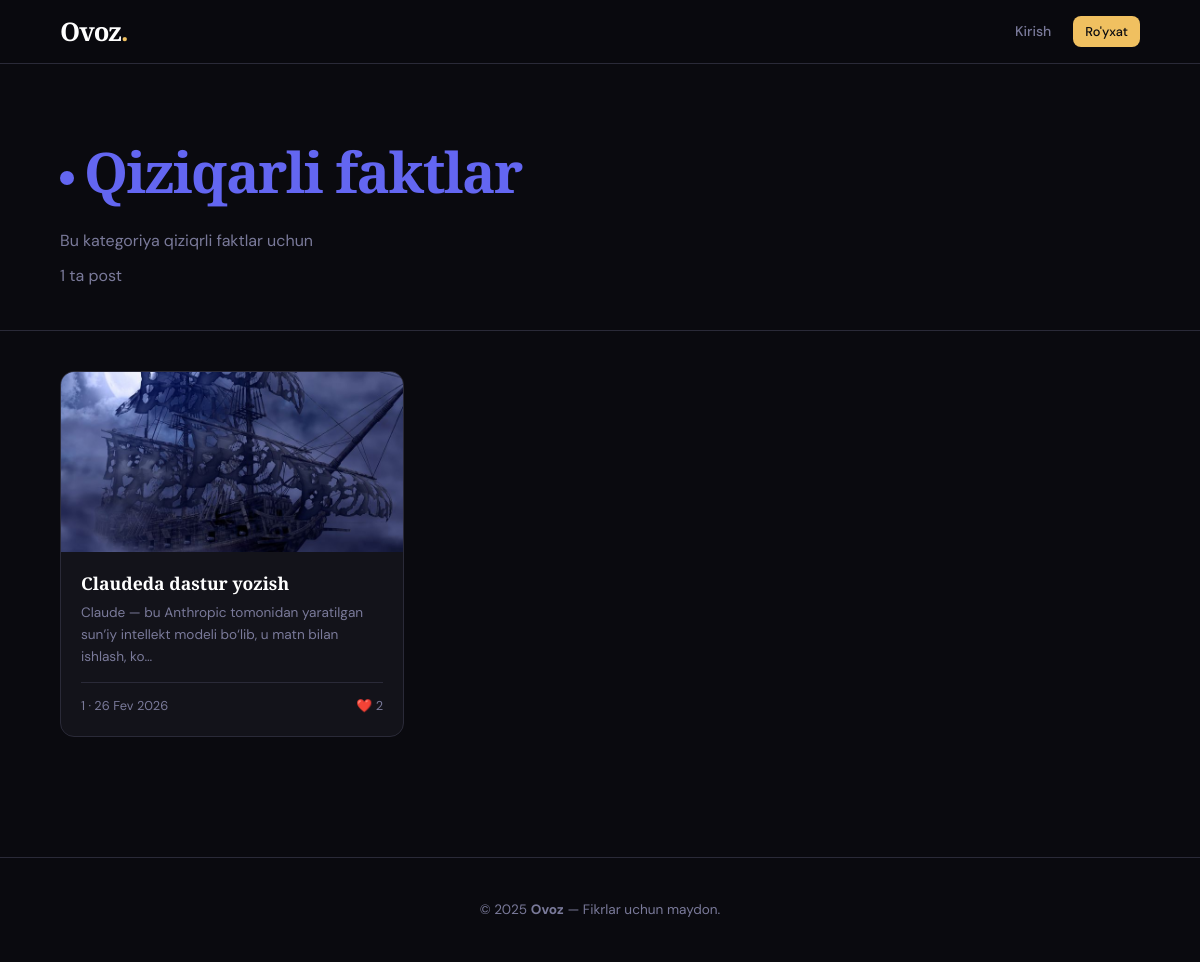
/category/qiziqarli-faktlar/, run on the app's committed database.
### posts/models.py (models this page shows, shortened)
class Category(models.Model):
    name = models.CharField(max_length=100, unique=True, verbose_name="Nomi")
    slug = models.SlugField(max_length=100, unique=True, blank=True)
    description = models.TextField(blank=True, verbose_name="Tavsif")
    color = models.CharField(max_length=7, default='#6366f1', verbose_name="Rang (HEX)")
    created_at = models.DateTimeField(auto_now_add=True)
    class Meta:
        verbose_name = "Kategoriya"
        verbose_name_plural = "Kategoriyalar"
        ordering = ['name']

class Post(models.Model):
    STATUS_CHOICES = [
        ('draft', 'Qoralama'),
        ('published', 'Chop etilgan'),
    ]
    author = models.ForeignKey(
        User, on_delete=models.CASCADE,
        related_name='posts', verbose_name="Muallif"
    )
    category = models.ForeignKey(
        Category, on_delete=models.SET_NULL,
        null=True, blank=True,
        related_name='posts', verbose_name="Kategoriya"
    )
    title = models.CharField(max_length=250, verbose_name="Sarlavha")
    slug = models.SlugField(max_length=250, unique=True, blank=True)
    excerpt = models.TextField(
        max_length=500, blank=True,
        verbose_name="Qisqa tavsif",
        help_text="Bo'sh qoldirilsa, kontentdan avtomatik olinadi"
    )
    content = RichTextUploadingField(verbose_name="Kontent")
    cover_image = models.ImageField(
        upload_to='posts/covers/%Y/%m/',
        blank=True, null=True,
        verbose_name="Muqova rasmi"
    )
    status = models.CharField(
        max_length=10, choices=STATUS_CHOICES,
        default='draft', verbose_name="Holat"
    )
    is_published = models.BooleanField(default=False, verbose_name="Chop etilganmi")
    views_count = models.PositiveIntegerField(default=0, verbose_name="Ko'rishlar")
    created_at = models.DateTimeField(auto_now_add=True)
    updated_at = models.DateTimeField(auto_now=True)
    class Meta:
        verbose_name = "Post"
        verbose_name_plural = "Postlar"
        ordering = ['-created_at']
    def get_absolute_url(self):
        return reverse('post_detail', kwargs={'slug': self.slug})

### posts/views.py (the view)
# urls.py: path('category/<slug:slug>/', views.CategoryPostsView.as_view(), name='category_posts'),
class CategoryPostsView(ListView):
    model = Post
    template_name = 'posts/category_posts.html'
    context_object_name = 'posts'
    paginate_by = 9
    def get_queryset(self):
        self.category = get_object_or_404(Category, slug=self.kwargs['slug'])
        return Post.objects.filter(
            category=self.category, is_published=True
        ).select_related('author', 'author__profile').annotate(
            like_count=Count('likes')
        ).order_by('-created_at')
    def get_context_data(self, **kwargs):
        context = super().get_context_data(**kwargs)
        context['category'] = self.category
        return context

### templates/posts/category_posts.html (shortened to what this page needs)
{% extends 'base.html' %}
{% block content %}
<div class="cat-hero container">
    <h1><span class="cat-badge"></span><span>{{ category.name }}</span></h1>
    {% if category.description %}<p class="cat-count">{{ category.description }}</p>{% endif %}
    <p class="cat-count">{{ paginator.count }} ta post</p>
</div>
{% if posts %}
<div class="container">
    <div class="posts-grid" style="padding-left:0;padding-right:0;">
        {% for post in posts %}
        <article class="post-card">
            <div class="card-img">
                {% if post.cover_image %}<img src="{{ post.cover_image.url }}" alt="{{ post.title }}">
                {% else %}<div class="no-img">📝</div>{% endif %}
            </div>
            <div class="card-body">
                <a class="card-title" href="{{ post.get_absolute_url }}">{{ post.title }}</a>
                <p class="card-excerpt">{{ post.excerpt|truncatechars:100 }}</p>
                <div class="card-footer">
                    <span>{{ post.author.username }} · {{ post.created_at|date:"d M Y" }}</span>
                    <span>❤️ {{ post.like_count }}</span>
                </div>
            </div>
        </article>
        {% endfor %}
    </div>
</div>
{% endif %}
{% endblock %}

### data on the page
Category: name "Qiziqarli faktlar", description "Bu kategoriya qiziqrli faktlar uchun"
Post: cover_image (picture), title "Claudeda dastur yozish", excerpt "Claude — bu Anthropic tomonidan yaratilgan sun’iy intellekt modeli bo‘lib, u matn bilan ishlash, ko…", author.username "1", created_at "26 Fev 2026", like_count "2"

### other printed values
{{ paginator.count }} "1"
